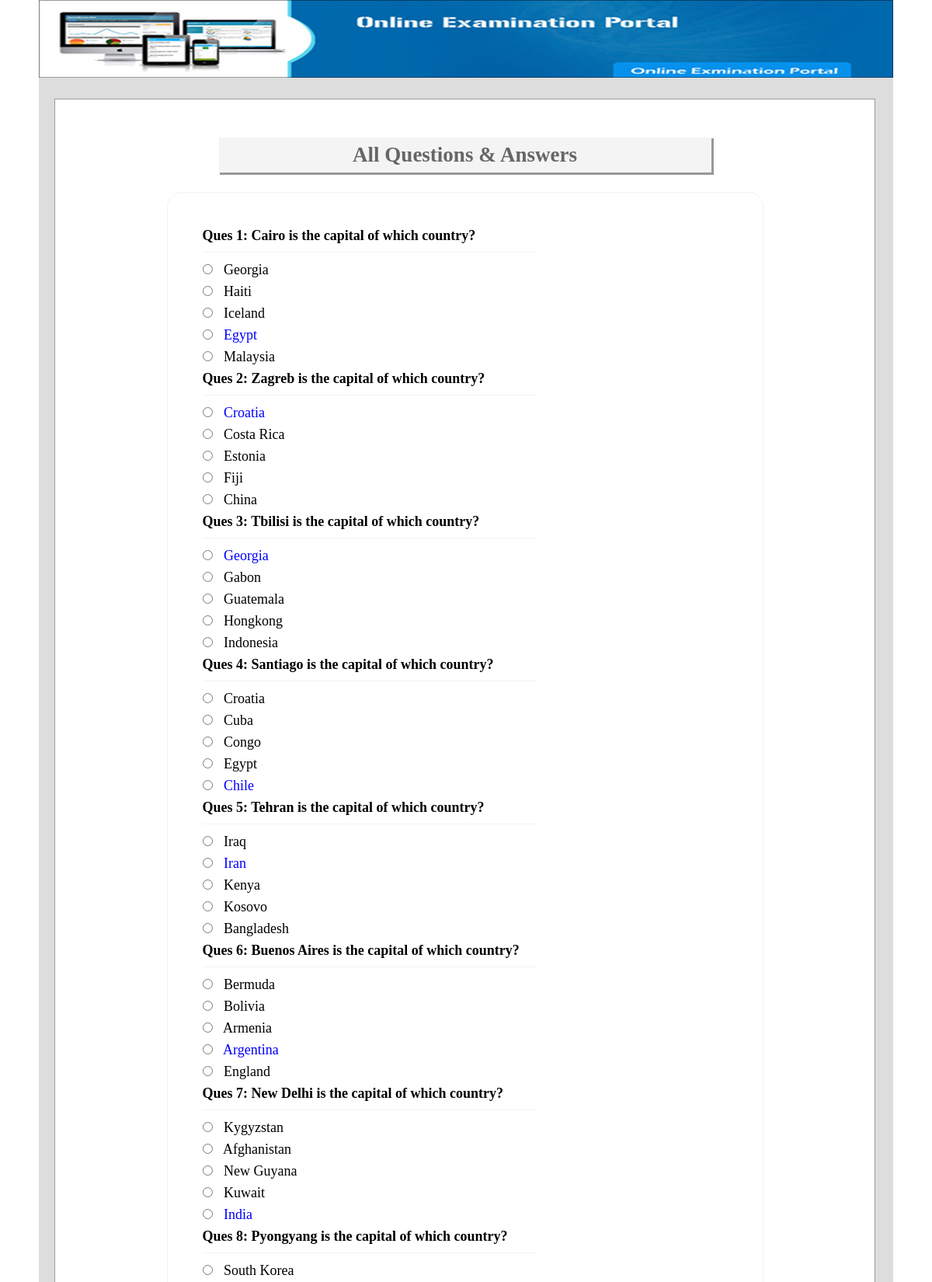
Screenshot of /viewAns.php (upper part) with the database file from the repository.
### tables this page shows
CREATE TABLE `tbl_ques` (
  `id` int(11) NOT NULL,
  `quesNo` int(11) NOT NULL,
  `ques` text NOT NULL
);

CREATE TABLE `tbl_ans` (
  `id` int(11) NOT NULL,
  `quesNo` int(11) NOT NULL,
  `rightAns` int(11) NOT NULL DEFAULT 0,
  `ans` text NOT NULL
);

### classes/Exam.php (called while the page is built, shortened)
<?php
$filepath = realpath(dirname(__FILE__));
include_once ($filepath.'/../lib/Database.php');
class Exam{
    private $db;
    public function __construct(){
        $this->db = new Database();
    }
    public function getQuesByOrder(){
        $query  = "SELECT * FROM tbl_ques ORDER BY quesNo ASC";
        $result = $this->db->select($query);
        return $result;
    }
    public function getAnswer($number){
        $query       = "SELECT * FROM tbl_ans WHERE quesNo = '$number'";
        $getData = $this->db->select($query);
        return $getData;
    }
}
?>

### lib/Database.php (called while the page is built, shortened)
<?php
Class Database{
	public $host   = DB_HOST;
	public $user   = DB_USER;
	public $pass   = DB_PASS;
	public $dbname = DB_NAME;
	public $link;
	private function connectDB(){
	$this->link = new mysqli($this->host, $this->user, $this->pass, $this->dbname);
 }
	public function select($query){
		$result = $this->link->query($query) or die($this->link->error.__LINE__);
		if($result->num_rows > 0){
			return $result;
		} else {
			return false;
		}
	}
}

### viewAns.php (the view, shortened to what this page needs)
<?php include 'inc/header.php'; ?>
    <div class="main">
        <h1>All Questions & Answers </h1>
        <div class="test">
                <table>
                    <?php
                       $getQues = $exm->getQuesByOrder();
                    if($getQues){
                        while($question = $getQues->fetch_assoc()){
                    ?>
                    <tr>
                        <td colspan="2">
                            <h3 style="font-size: 18px">Ques <?php echo $question['quesNo']; ?>: <?php echo $question['ques'];?> </h3>
                        </td>
                    </tr>
                    <?php
                    $number = $question['quesNo'];
                    $answer = $exm->getAnswer($number);
                    if($answer){
                        while($result = $answer->fetch_assoc()){
                            ?>
                            <tr>
                                <td>
                                    <input type="radio"/>
                                    <?php
                                       if($result['rightAns']== '1'){
                                           echo "<span style='color: blue'>".$result['ans']."</span>";
                                       }else{
                                           echo $result['ans'];
                                       }
                                    ?>
                                </td>
                            </tr>
                        <?php } } ?>
                    <?php } } ?>
                </table>
        </div>
        <br/>
        <br/>
    </div>
<?php include 'inc/footer.php'; ?>

### css/main.css (style rules this page uses)
* { margin:0;padding:0;outline:none }
body { font-family:verdana }
.main { background: #fff none repeat scroll 0 0; border: 1px solid #999; margin-top: 7px; min-height: 468px; padding: 15px; width: 1025px; }
.main h1 { background: #f4f4f4 none repeat scroll 0 0; box-shadow: 2px 2px 0 1px #999; color: #666; margin: 34px auto 25px; padding: 7px; text-align: center; width: 620px; }
.test { border: 1px solid #f3f3f3; border-radius: 20px; margin: 0 auto; max-width: 680px; padding: 43px; }
.test input[type="radio"] { margin-bottom: 10px; margin-right: 10px; cursor:pointer; }
.test h3 { border-bottom: 1px solid #f3f3f3; font-size: 16px; margin-bottom: 10px; padding-bottom: 10px; }

### rows the page displays
tbl_ques: quesNo "1", ques "Cairo is the capital of which country?"
tbl_ans: ans "Georgia"
tbl_ans: ans "Haiti"
tbl_ans: ans "Iceland"
tbl_ans: ans "Egypt"
tbl_ans: ans "Malaysia"
tbl_ques: quesNo "2", ques "Zagreb is the capital of which country?"
tbl_ans: ans "Croatia"
tbl_ans: ans "Costa Rica"
tbl_ans: ans "Estonia"
tbl_ans: ans "Fiji"
tbl_ans: ans "China"
tbl_ques: quesNo "3", ques "Tbilisi is the capital of which country?"
tbl_ans: ans "Georgia"
tbl_ans: ans "Gabon"
tbl_ans: ans "Guatemala"
tbl_ans: ans "Hongkong"
tbl_ans: ans "Indonesia"
tbl_ques: quesNo "4", ques "Santiago is the capital of which country?"
tbl_ans: ans "Croatia"
tbl_ans: ans "Cuba"
tbl_ans: ans "Congo"
tbl_ans: ans "Egypt"
tbl_ans: ans "Chile"
tbl_ques: quesNo "5", ques "Tehran is the capital of which country?"
tbl_ans: ans "Iraq"
tbl_ans: ans "Iran"
tbl_ans: ans "Kenya"
tbl_ans: ans "Kosovo"
tbl_ans: ans "Bangladesh"
tbl_ques: quesNo "6", ques "Buenos Aires is the capital of which country?"
tbl_ans: ans "Bermuda"
tbl_ans: ans "Bolivia"
tbl_ans: ans "Armenia"
tbl_ans: ans "Argentina"
tbl_ans: ans "England"
tbl_ques: quesNo "7", ques "New Delhi is the capital of which country?"
tbl_ans: ans "Kygyzstan"
tbl_ans: ans "Afghanistan"
tbl_ans: ans "New Guyana"
tbl_ans: ans "Kuwait"
tbl_ans: ans "India"
tbl_ques: quesNo "8", ques "Pyongyang is the capital of which country?"
tbl_ans: ans "South Korea"
